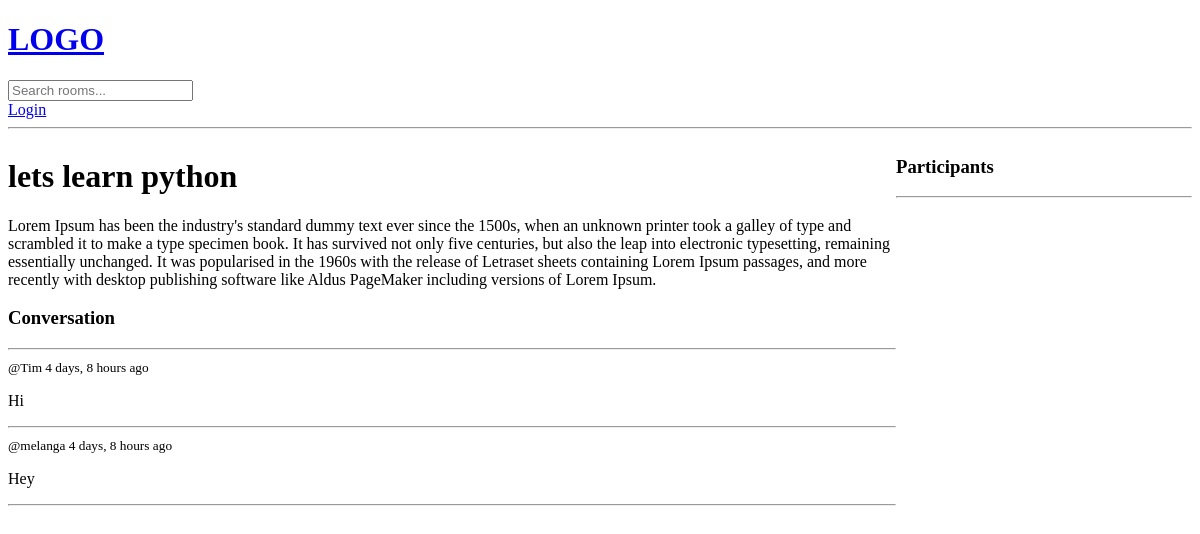
The app's page /room/1/, older data.
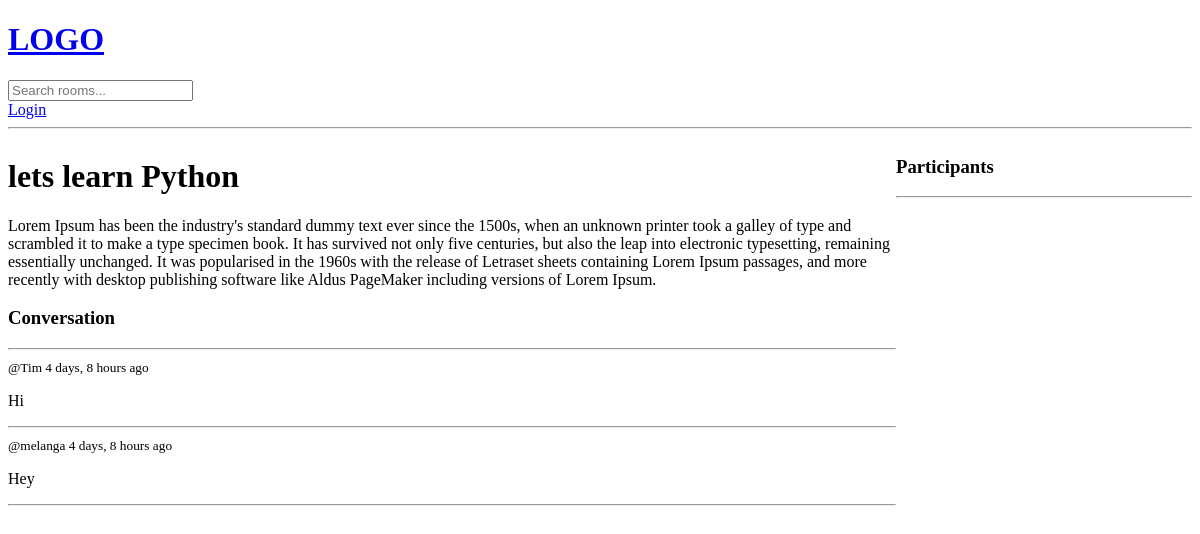
The same page, newer data.
### base/models.py (models this page shows, shortened)
class Room(models.Model):
    host = models.ForeignKey(User, on_delete=models.SET_NULL, null=True)
    topic = models.ForeignKey(Topic, on_delete=models.SET_NULL, null=True)
    name = models.CharField(max_length=200)
    description = models.TextField(null=True)
    participants = models.ManyToManyField(User, related_name='participants', blank=True)
    updated = models.DateTimeField(auto_now=True)
    created = models.DateTimeField(auto_now_add=True)
    class Meta:
        ordering = ['-updated', '-created']

### base/views.py (the view, shortened to what this page needs)
# urls.py: path('room/<str:pk>/', views.room, name="room"),
def room(request, pk):
    selected_room = Room.objects.get(id=pk)
    room_messages = selected_room.message_set.all().order_by('-created')
    participants = selected_room.participants.all()
    context = {'room': selected_room, 'messages': room_messages, 'participants': participants}
    return render(request, 'base/room.html', context)

### base/templates/base/room.html (shortened to what this page needs)
{% extends 'main.html' %}
{% block content %}
    <div class="room-container">
        <div>
            <h1>{{ room.name }}</h1>
            <p>{{ room.description }}</p>
            <div class="comment-wrapper">
                <h3>Conversation</h3>
                <hr>
                {% for message in messages %}
                    <div>
                        <small>@{{ message.user }} {{ message.created|timesince }} ago</small>
                        <p>{{ message.body }}</p>
                        <hr>
                    </div>
                {% endfor %}
            </div>
        </div>
        <div>
            <h3>Participants</h3>
            <hr>
        </div>
    </div>
{% endblock %}

Row changes from the older to the newer data that the page shows:
changed Room: name "lets learn python" → "lets learn Python"
